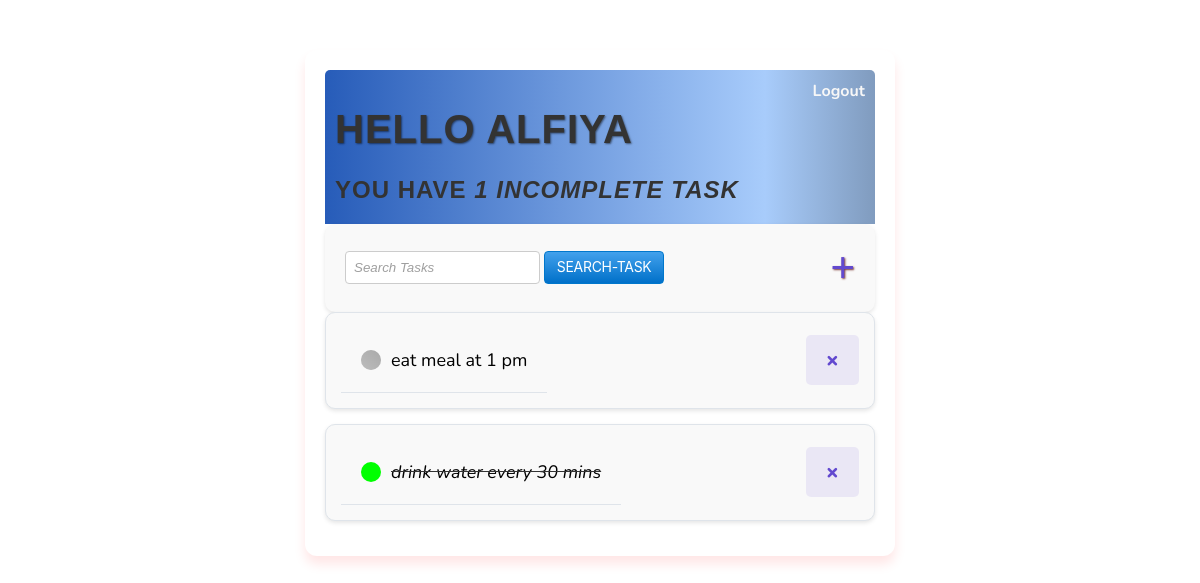
The page / (signed in) on the database as committed earlier.
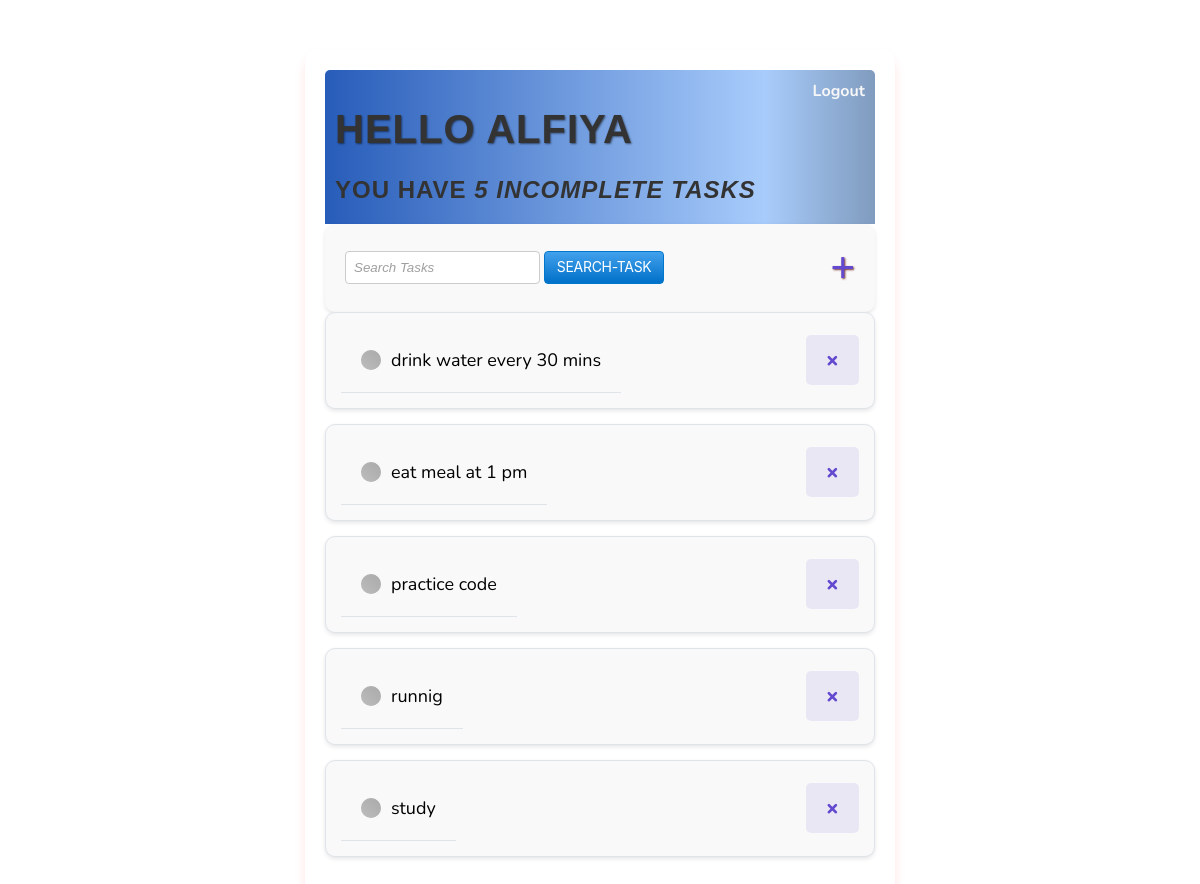
The same page on the database as committed later.
### todo/models.py (models this page shows)
class Task(models.Model):
    user = models.ForeignKey(User, on_delete=models.CASCADE, null=True, blank=True)
    title = models.CharField(max_length=200, null=True)
    description = models.TextField(null=True, blank=True)
    complete = models.BooleanField(default=False)
    created = models.DateTimeField(auto_now_add=True)
    def __str__(self):
        return self.title
    class Meta:
        ordering = ['complete']

### todo/views.py (the view)
# urls.py: path('', TaskList.as_view(), name="task"),
class TaskList(LoginRequiredMixin, ListView):
    model = Task
    context_object_name = 'task'
    def get_context_data(self, **kwargs):
        context = super().get_context_data(**kwargs)
        context['task'] = context['task'].filter(user=self.request.user)
        context['count'] = context['task'].filter(complete=False).count()
        search_input = self.request.GET.get('search-area') or ''
        if search_input:
            context['task'] = context['task'].filter(title__icontains = search_input)
            context['search_input'] = search_input
        return context

### todo/templates/todo/task_list.html
{% extends 'todo/main.html' %}
{% block content %}
<div class="header-bar">
    <div>
        <h1>Hello {{ request.user|title }}</h1>
        <h3>You have <i>{{ count }} incomplete task{{ count|pluralize:'s' }}</i></h3>
    </div>
    {% if request.user.is_authenticated %}
    <a href="{% url 'logout' %}">Logout</a>
    {% else %}
    <a href="{% url 'login' %}">Login</a>
{% endif %}
</div>
<div id="search-add-wrapper">
    <form action="" method="get">
        <input type="text" name="search-area" placeholder="Search Tasks ">
        <input class="button" type="submit" value="Search-Task">
    </form>
    <a id="add-link" href="{% url 'task-create' %}">&#x2b;</a>
</div>
<div class="card-bdy">
<div class="task-items-wrapper">
    {% for tasks in task %}
    <div class="task-wrapper">
        {% if tasks.complete %}
        <div class="task-title">
            <div class="task-complete-icon"></div>
            <i><s><a href="{% url 'tasks-update' tasks.id%}">{{ tasks }}</a></s></i>
        </div>
        <a class="delete-link" href="{% url 'tasks-delete' tasks.id %}">&#215;</a>
        {% else %}
        <div class="task-title">
            <div class="task-incomplete-icon"></div>
            <a href="{% url 'tasks-update' tasks.id%}">{{ tasks }}</a>
        </div>
        <a class="delete-link" href="{% url 'tasks-delete' tasks.id %}">&#215;</a>
        {% endif %}
    </div>
    {% empty %}
    <h3>No items in list</h3>
    <a href="{% url 'task-create' %}">Add New Item</a>
    {% endfor %}
</div>
</div>
{% endblock content %}

### todo/templates/todo/main.html (shortened to what this page needs)
<!DOCTYPE html>
<html lang="en">
<head>
</head>
<body>
    <div class="container">
        {% block content %}
        {% endblock content %}
    </div>
</body>
</html>

### todo/templates/todo/main.html (style rules this page uses)
body { background: linear-gradient(90deg,black, #0099ff9d 100%); font-family: 'Nunito', sans-serif; padding-top: 50px; background-image: url('https://wallpapercave.com/wp/wp9444191.jpg'); background-size: cover; background-position: center; height: 100%; margin: 0; }
.container { max-width: 550px; margin: auto; padding: 20px; background-color: #fff; border-radius: 12px; box-shadow: 0 8px 12px rgba(255, 0, 0, 0.1); transition: box-shadow 0.3s ease; }
.container h1, .container p { text-shadow: 1px 1px 2px rgba(255, 0, 0, 0.3); }
.header-bar { display: flex; justify-content: space-between; color: #fff; padding: 10px; border-radius: 5px 5px 0 0; background: linear-gradient(90deg, rgb(39, 92, 185), rgb(168, 204, 251), rgb(8, 9, 8), rgb(100, 112, 207) 60%, grey); background-size: 400% 400%; animation: gradientAnimation 5s ease infinite; transition: color 0.3s; }
.header-bar h1, .header-bar p { text-shadow: 1px 1px 2px rgba(0, 0, 0, 0.5); }
h1, h2, h3, h4, h5, h6 { font-family: 'Raleway', sans-serif; font-weight: bold; color: #333; margin-bottom: 10px; text-transform: uppercase; letter-spacing: 1px; }
h1 { font-size: 2.5em; }
h3 { font-size: 1.5em; }
.task-wrapper { display: flex; align-items: center; justify-content: space-between; background-color: #f9f9f9; border: 1px solid #dfe4ea; border-radius: 10px; padding: 15px; box-shadow: 0 2px 4px rgba(0, 0, 0, 0.1); transition: box-shadow 0.3s ease; margin-bottom: 15px; overflow: hidden; }
.task-title { display: flex; align-items: center; padding: 20px; font-size: 18px; color: #333; border-bottom: 1px solid #dfe4ea; transition: background-color 0.3s ease; }
.task-title a { text-decoration: none; color: black; margin-left: 10px; transition: color 0.3s ease; }
.task-incomplete-icon { height: 20px; width: 20px; background-color: rgb(160, 160, 160); border-radius: 50%; display: flex; justify-content: center; align-items: center; color: #fff; font-weight: bold; text-align: center; transition: transform 0.3s ease; position: relative; overflow: hidden; }
.task-incomplete-icon::before { content: ''; position: absolute; top: 0; left: 0; width: 100%; height: 100%; background: linear-gradient(45deg, rgba(255,255,255,0.3) 0%, rgba(255,255,255,0.1) 100%); animation: shimmer 1.5s infinite linear; }
.delete-link { text-decoration: none; font-weight: 900; color: #6249cf; font-size: 22px; padding: 10px 20px; background-color: rgba(98, 73, 207, 0.1); border-radius: 5px; transition: background-color 0.3s ease; }
.header-bar a { color: rgb(247, 247, 247); text-decoration: none; font-weight: bold; transition: color 0.3s ease; }
#search-add-wrapper { display: flex; justify-content: space-between; align-items: center; padding: 20px; background-color: #f9f9f9; border-radius: 10px; box-shadow: 0 2px 4px rgba(0, 0, 0, 0.1); }
input[type=text], input[type=password], .input { flex: 1; padding: 8px; border: 1px solid #ccc; border-radius: 4px; }
::placeholder { font-weight: 300; opacity: 0.5; color: #777; font-style: italic; transition: opacity 0.3s ease; }
input[type=text]::placeholder, input[type=password]::placeholder, textarea::placeholder { opacity: 0.7; }
.button { background-image: linear-gradient(#42A1EC, #0070C9); border: 1px solid #0077CC; border-radius: 4px; box-sizing: border-box; color: #FFFFFF; cursor: pointer; font-family: "SF Pro Text","SF Pro Icons","AOS Icons","Helvetica Neue",Helvetica,Arial,sans-serif; font-size: 14px; font-weight: 400; letter-spacing: -.022em; line-height: 1.47059; min-width: 120px; padding: 5px 10px; text-align: center; text-transform: uppercase; transition: background-image 0.3s ease, border-color 0.3s ease, transform 0.2s ease, box-shadow 0.2s ease; user-select: none; white-space: nowrap; outline: none; }
#add-link { color: #6249cf; text-decoration: none; font-size: 42px; font-family: "Arial", sans-serif; text-shadow: 1px 1px 2px #81413b; transition: transform 0.3s ease; }

Rows that differ between the two databases and show on the page:
changed Task "drink water every 30 mins": complete True → False (drawn); moves up the list
added Task: title "practice code"
added Task: title "runnig"
added Task: title "study"
Other text that changed with them:
{{ count }}: "1" → "5"
